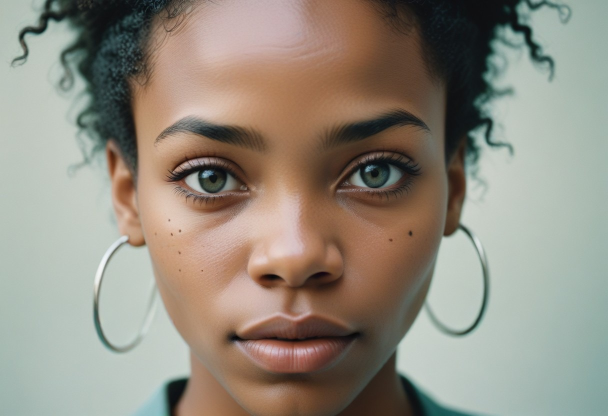
#> input picture IMG_6128.JPG, 1216 x 832 px (shown at 1/2 size)
$ python main.py
#> lines starting #> are read from the running program, lines starting #| are printed output that depends on the picture
#> in image_to_ascii, image is the input picture: PIL image 1216x832 RGB; mean R, G, B 146.9, 140.3, 127.8
from PIL import Image
import numpy as np

# Caractères ASCII en fonction de la luminosité (du plus sombre au plus clair)
ASCII_CHARS = "@%#*+=-:. "

def resize_image(image, new_width=100):
    """Redimensionne l'image en conservant le ratio d'aspect."""
#> called with new_width = 100
    width, height = image.size
#> width = 1216; height = 832
    aspect_ratio = height / width
#> aspect_ratio = 0.684
    new_height = int(aspect_ratio * new_width)
#> new_height = 68
    resized_image = image.resize((new_width, new_height))
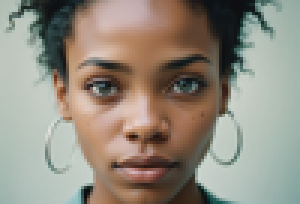
#> resized_image: PIL image 100x68 RGB (shown 3 times larger); mean R, G, B 146.9, 140.3, 127.8
    return resized_image

def grayscale_image(image):
    """Convertit l'image en niveaux de gris."""
    return image.convert("L")
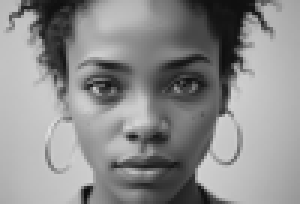
#> returned value: PIL image 100x68 L (shown 3 times larger); min 11, max 224, mean 140.9

def pixels_to_ascii(image):
    """Mappe chaque pixel à un caractère ASCII."""
    pixels = np.array(image)
    ascii_str = ""
    for pixel in pixels.flatten():
        ascii_str += ASCII_CHARS[pixel // 32]  # Divise par 32 pour correspondre à la plage des caractères ASCII
#> this loop made 6800 passes
#> (pixel, ascii_str) on passes 1 to 3: (184, '='), (185, '=='), (185, '===')
    return ascii_str

def image_to_ascii(image_path, new_width=100):
    """Convertit l'image en ASCII."""
    try:
        image = Image.open(image_path)
    except Exception as e:
        print(f"Impossible d'ouvrir le fichier image {image_path}. {e}")
        return

    image = resize_image(image, new_width)
    grayscale = grayscale_image(image)
    ascii_str = pixels_to_ascii(grayscale)

    # Diviser la chaîne ASCII en lignes de largeur 'new_width'
    ascii_img = "\n".join([ascii_str[i:(i+new_width)] for i in range(0, len(ascii_str), new_width)])
    print(ascii_img)

    # Optionnel : Sauvegarder le résultat dans un fichier texte
    with open("ascii_image.txt", "w") as f:
        f.write(ascii_img)

# Utilisation
image_path = "IMG_6128.JPG"  # Remplace par le chemin de ton image
image_to_ascii(image_path)
